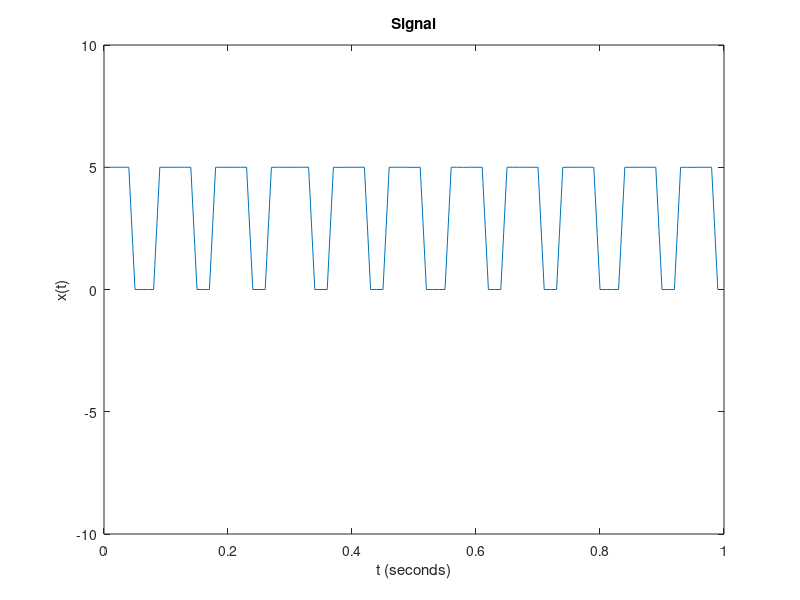
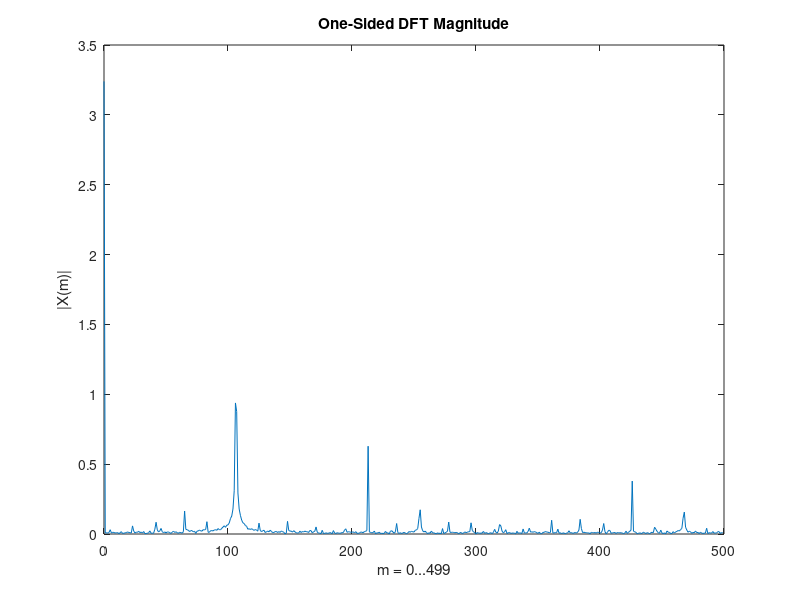
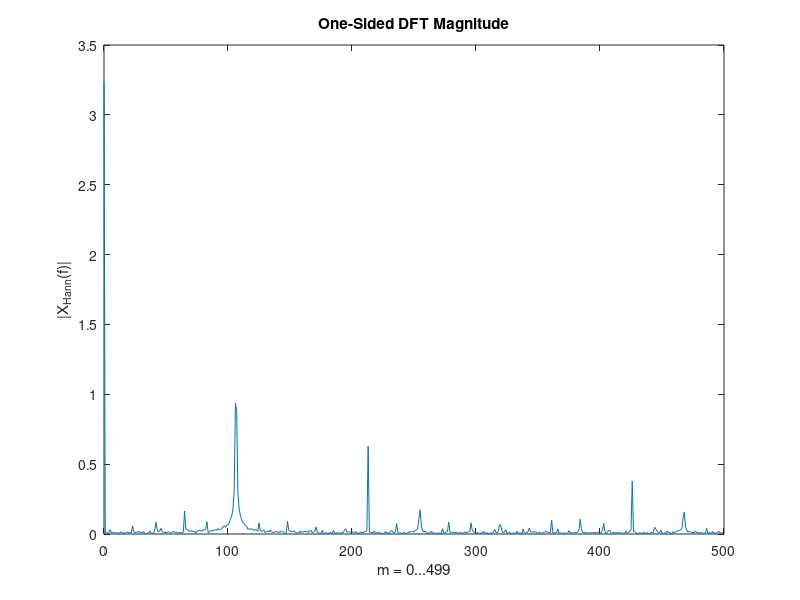

Reproduce these figures in MATLAB, in order. (Note: this script raises an error after producing the figures.)
%% Part A
close all
load('E101_HW9.mat')

Ts = 10/1000;
Fs = 1/Ts;
L = 1000;
t = (0:L-1)*Ts;

figure(1)
plot(t(1:100),x(1:100))
ylim([-10 10])
title('Signal')
xlabel('t (seconds)')
ylabel('x(t)')

X = 1/L*fft(x,L);
P1 = abs(X(1:L/2));

figure(2)
f = Fs*(0:L/2-1)/L;
plot(0:1:499, P1)
title('One-Sided DFT Magnitude')
xlabel('m = 0...499')
ylabel('|X(m)|')

%% Part B
M = 500;
n = -M:M-1;

w=0.5*(1+cos(pi*n/M));
xw = x(1:L).*w.';
XW = 1/L*fft(xw);
Pw = abs(XW(1:L/2));

figure(3)
plot(0:1:499, P1)
title('One-Sided DFT Magnitude')
xlabel('m = 0...499')
ylabel('|X_{Hann}(f)|')

%% Part C
A = max(x);
a0 = sum(x)/size(x,1);
d = a0/A;
k = 1:4;

ak = abs((A*sin(k*pi*d)) ./ (N*sin(k*pi/N)));

kN = N*k;